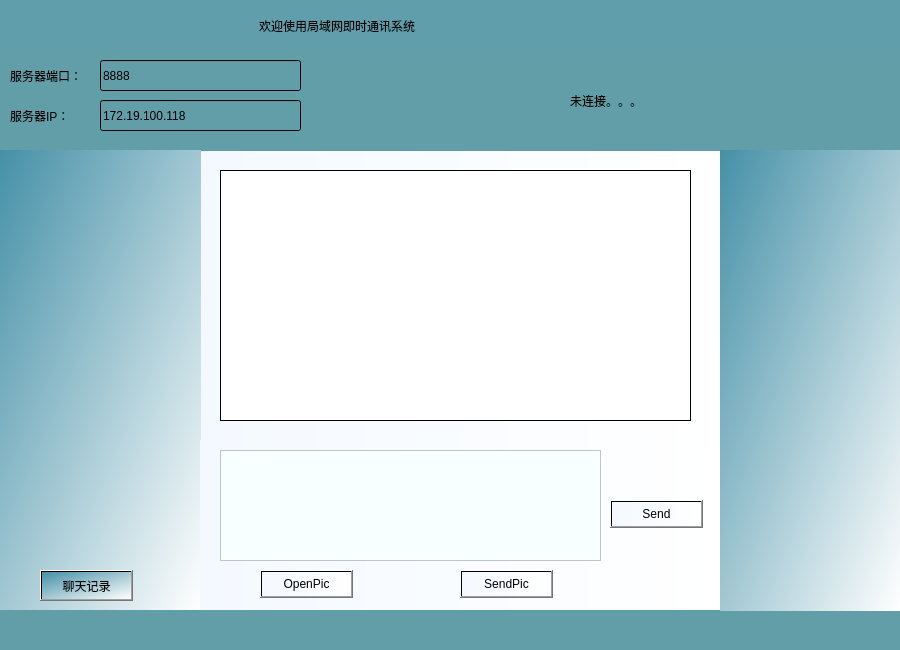
<?xml version="1.0" encoding="UTF-8"?>
<ui version="4.0">
 <class>Server</class>
 <widget class="QWidget" name="Server">
  <property name="geometry">
   <rect>
    <x>0</x>
    <y>0</y>
    <width>900</width>
    <height>650</height>
   </rect>
  </property>
  <property name="windowTitle">
   <string>Server</string>
  </property>
  <property name="styleSheet">
   <string notr="true"/>
  </property>
  <widget class="QWidget" name="widget" native="true">
   <property name="geometry">
    <rect>
     <x>200</x>
     <y>150</y>
     <width>521</width>
     <height>291</height>
    </rect>
   </property>
   <property name="styleSheet">
    <string notr="true">background-color: qlineargradient(spread:pad, x1:0, y1:0, x2:1, y2:0, stop:0 rgba(244, 249, 255, 255), stop:1 rgba(255, 255, 255, 255));</string>
   </property>
   <widget class="QListWidget" name="listWidgetShow">
    <property name="geometry">
     <rect>
      <x>20</x>
      <y>20</y>
      <width>471</width>
      <height>251</height>
     </rect>
    </property>
    <property name="styleSheet">
     <string notr="true">background-color: qlineargradient(spread:pad, x1:0, y1:0, x2:1, y2:0, stop:0 rgba(255, 255, 255, 255), stop:1 rgba(255, 255, 255, 255));</string>
    </property>
   </widget>
  </widget>
  <widget class="QWidget" name="widget_2" native="true">
   <property name="geometry">
    <rect>
     <x>0</x>
     <y>50</y>
     <width>901</width>
     <height>101</height>
    </rect>
   </property>
   <property name="styleSheet">
    <string notr="true">background-color: qlineargradient(spread:reflect, x1:0, y1:0, x2:1, y2:0, stop:1 rgba(98, 158, 167, 255));</string>
   </property>
   <widget class="QLabel" name="labelPort">
    <property name="geometry">
     <rect>
      <x>10</x>
      <y>10</y>
      <width>81</width>
      <height>31</height>
     </rect>
    </property>
    <property name="styleSheet">
     <string notr="true">font: 9pt &quot;Arial&quot;;</string>
    </property>
    <property name="text">
     <string>服务器端口：</string>
    </property>
   </widget>
   <widget class="QLineEdit" name="lineEditIP">
    <property name="geometry">
     <rect>
      <x>100</x>
      <y>50</y>
      <width>201</width>
      <height>31</height>
     </rect>
    </property>
    <property name="text">
     <string>172.19.100.118</string>
    </property>
   </widget>
   <widget class="QLabel" name="labelIP">
    <property name="geometry">
     <rect>
      <x>10</x>
      <y>50</y>
      <width>81</width>
      <height>31</height>
     </rect>
    </property>
    <property name="styleSheet">
     <string notr="true">font: 9pt &quot;Arial&quot;;</string>
    </property>
    <property name="text">
     <string>服务器IP：</string>
    </property>
   </widget>
   <widget class="QLineEdit" name="lineEditPort">
    <property name="geometry">
     <rect>
      <x>100</x>
      <y>10</y>
      <width>201</width>
      <height>31</height>
     </rect>
    </property>
    <property name="text">
     <string>8888</string>
    </property>
   </widget>
   <widget class="QLabel" name="labelshowConnect">
    <property name="geometry">
     <rect>
      <x>570</x>
      <y>40</y>
      <width>341</width>
      <height>21</height>
     </rect>
    </property>
    <property name="text">
     <string>未连接。。。</string>
    </property>
   </widget>
  </widget>
  <widget class="QWidget" name="widget_4" native="true">
   <property name="geometry">
    <rect>
     <x>0</x>
     <y>150</y>
     <width>201</width>
     <height>461</height>
    </rect>
   </property>
   <property name="styleSheet">
    <string notr="true">background-color: qlineargradient(spread:reflect, x1:0, y1:0, x2:1, y2:1, stop:0 rgba(69, 144, 167, 255), stop:1 rgba(255, 255, 255, 255));</string>
   </property>
   <widget class="QPushButton" name="pushButtonConmentShow">
    <property name="geometry">
     <rect>
      <x>40</x>
      <y>420</y>
      <width>93</width>
      <height>31</height>
     </rect>
    </property>
    <property name="text">
     <string>聊天记录</string>
    </property>
   </widget>
  </widget>
  <widget class="QWidget" name="widget_3" native="true">
   <property name="geometry">
    <rect>
     <x>-1</x>
     <y>0</y>
     <width>901</width>
     <height>51</height>
    </rect>
   </property>
   <property name="styleSheet">
    <string notr="true">background-color: rgb(96, 158, 172);</string>
   </property>
   <widget class="QLabel" name="label">
    <property name="geometry">
     <rect>
      <x>260</x>
      <y>10</y>
      <width>381</width>
      <height>31</height>
     </rect>
    </property>
    <property name="styleSheet">
     <string notr="true">font: 16pt &quot;Arial&quot;;</string>
    </property>
    <property name="text">
     <string>欢迎使用局域网即时通讯系统</string>
    </property>
   </widget>
  </widget>
  <widget class="QWidget" name="widget_5" native="true">
   <property name="geometry">
    <rect>
     <x>200</x>
     <y>440</y>
     <width>521</width>
     <height>171</height>
    </rect>
   </property>
   <property name="styleSheet">
    <string notr="true">background-color: qlineargradient(spread:pad, x1:0, y1:0, x2:1, y2:0, stop:0 rgba(244, 249, 255, 255), stop:1 rgba(255, 255, 255, 255));</string>
   </property>
   <widget class="QTextEdit" name="textEditWriter">
    <property name="geometry">
     <rect>
      <x>20</x>
      <y>10</y>
      <width>381</width>
      <height>111</height>
     </rect>
    </property>
    <property name="styleSheet">
     <string notr="true">background-color: rgb(248, 255, 255);</string>
    </property>
   </widget>
   <widget class="QPushButton" name="pushButton">
    <property name="geometry">
     <rect>
      <x>410</x>
      <y>60</y>
      <width>93</width>
      <height>28</height>
     </rect>
    </property>
    <property name="styleSheet">
     <string notr="true">QPushButton::hover{
  background-color: qconicalgradient(cx:1, cy:0.522909, angle:179.9, stop:0.494318 rgba(181, 225, 250, 255), stop:0.5 rgba(222, 242, 251, 255));
};</string>
    </property>
    <property name="text">
     <string>Send</string>
    </property>
   </widget>
   <widget class="QPushButton" name="pushButtonOpenPic">
    <property name="geometry">
     <rect>
      <x>60</x>
      <y>130</y>
      <width>93</width>
      <height>28</height>
     </rect>
    </property>
    <property name="styleSheet">
     <string notr="true">QPushButton::hover{
  background-color: qconicalgradient(cx:1, cy:0.522909, angle:179.9, stop:0.494318 rgba(181, 225, 250, 255), stop:0.5 rgba(222, 242, 251, 255));
};</string>
    </property>
    <property name="text">
     <string>OpenPic</string>
    </property>
   </widget>
   <widget class="QPushButton" name="pushButtonSendPic">
    <property name="geometry">
     <rect>
      <x>260</x>
      <y>130</y>
      <width>93</width>
      <height>28</height>
     </rect>
    </property>
    <property name="styleSheet">
     <string notr="true">QPushButton::hover{
  background-color: qconicalgradient(cx:1, cy:0.522909, angle:179.9, stop:0.494318 rgba(181, 225, 250, 255), stop:0.5 rgba(222, 242, 251, 255));
};
	background-color: rgb(243, 255, 242);</string>
    </property>
    <property name="text">
     <string>SendPic</string>
    </property>
   </widget>
  </widget>
  <widget class="QWidget" name="widget_6" native="true">
   <property name="geometry">
    <rect>
     <x>0</x>
     <y>610</y>
     <width>901</width>
     <height>41</height>
    </rect>
   </property>
   <property name="styleSheet">
    <string notr="true">background-color: qlineargradient(spread:reflect, x1:0, y1:0, x2:1, y2:0, stop:1 rgba(98, 158, 167, 255));</string>
   </property>
  </widget>
  <widget class="QWidget" name="widget_7" native="true">
   <property name="geometry">
    <rect>
     <x>720</x>
     <y>150</y>
     <width>181</width>
     <height>461</height>
    </rect>
   </property>
   <property name="styleSheet">
    <string notr="true">background-color: qlineargradient(spread:reflect, x1:0, y1:0, x2:1, y2:1, stop:0 rgba(69, 144, 167, 255), stop:1 rgba(255, 255, 255, 255));</string>
   </property>
  </widget>
 </widget>
 <layoutdefault spacing="6" margin="11"/>
 <resources/>
 <connections/>
</ui>
